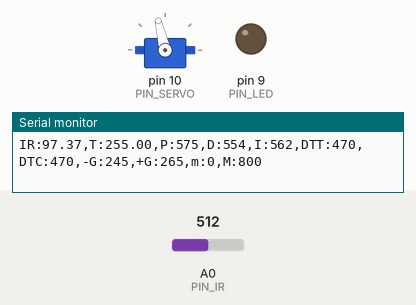
This sketch was run on a simulated Arduino Uno, built with avr-gcc and run on an emulated ATmega328P. Parts: servo, output pins drawn as LEDs (lit = HIGH), the last lines printed to the serial monitor. Inputs (shaded band) come from the test bench; at power-on: A0 (PIN_IR) = 512.

Above: at 1.05 s.
1.3 s: A0 (PIN_IR) set to 306
At 3.8 s:
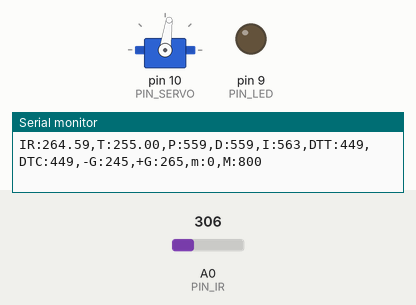
4.3 s: A0 (PIN_IR) set to 247
At 6.5 s:
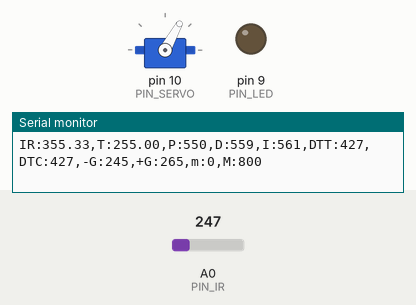
7.3 s: A0 (PIN_IR) set to 14
8.8 s: A0 (PIN_IR) set to 11
At 10.4 s:
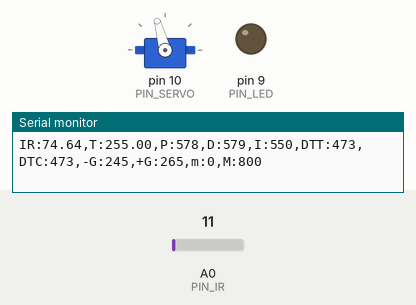
Timing chart, 0 to 11.4 s (numbered marks = the images above; inputs shaded):
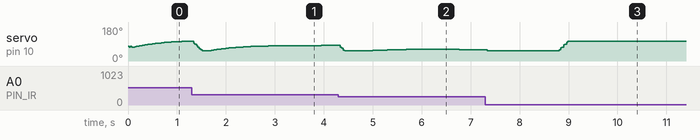

Measured:
- the behaviour switches between 13 and 12 on A0 (PIN_IR) (found by bisection; images 2 and 3)
- after the input at 8.8 s, servo on pin 10 (PIN_SERVO): 54° → 105° at once

The sketch:

pid.ino
```cpp
#include <Servo.h>
#define PIN_SERVO 10
#define PIN_IR A0
#define PIN_LED 9

#define _DIST_TARGET 257  //탁구공위치
#define _DIST_MIN 100   //거리 최소
#define _DIST_MAX 410    //거리 최대
#define _DIST_ALPHA 0.05 //EMA 필터링을 위한 알파값(0~1)

#define _DUTY_MIN 1630
#define _DUTY_NEU 1350
#define _DUTY_MAX 1100

#define _SERVO_ANGLE 45
#define _SERVO_SPEED 250

#define _INTERVAL_DIST 30  //각 event 사이에 지정한 시간 간격
#define _INTERVAL_SERVO 20
#define _INTERVAL_SERIAL 130

#define DELAY_MICROS  1500

#define _KP 2
#define _KD 100
#define _KI 0.007

#define a 83
#define b 270

Servo myservo;

float dist_target = 255; // location to send the ball
float dist_raw;
float dist_ema=0; //측정된 값과 ema 필터를 적용한 값
float samples_num = 3;

// Event periods
unsigned long last_sampling_time_dist, last_sampling_time_servo, last_sampling_time_serial;
//각 event의 진행 시간 저장 변수
bool event_dist, event_servo, event_serial;
//각 event의 시간체크를 위한 변수 (ex_20초 주기 >> 0초(True,시작), 10초(False), 20초(True))

// Servo speed control
int duty_chg_per_interval; //주기 당 서보 duty값 변화량
int duty_target, duty_curr; //목표 위치와 현재 위치
// PID variables
float error_curr, error_prev, control, pterm, dterm, iterm;

void setup() {
// initialize GPIO pins for LED and attach servo
myservo.attach(PIN_SERVO); // attach servo
pinMode(PIN_LED,OUTPUT); // initialize GPIO pins
iterm = 0;
dterm = 0;
pterm = 0;

// initialize global variables

// move servo to neutral position
myservo.writeMicroseconds(_DUTY_NEU);
duty_curr = _DUTY_NEU;
Serial.begin(57600);

// convert angle speed into duty change per interval.
  duty_chg_per_interval = (_DUTY_MIN - _DUTY_MAX) * (_SERVO_SPEED / _SERVO_ANGLE ) * (_INTERVAL_SERVO / 1000.0);
}


void loop() {

unsigned long time_curr = millis();
if(time_curr >= last_sampling_time_dist + _INTERVAL_DIST){
    last_sampling_time_dist += _INTERVAL_DIST;
    event_dist = true;
}

if(time_curr >= last_sampling_time_servo + _INTERVAL_SERVO ){
    last_sampling_time_servo += _INTERVAL_SERVO;
    event_servo = true;
}

if(time_curr >= last_sampling_time_serial + _INTERVAL_SERIAL ){
    last_sampling_time_serial += _INTERVAL_SERIAL;
    event_serial = true;
}

  if(event_dist) {
     event_dist = false;
  // get a distance reading from the distance sensor
     dist_raw = ir_distance_filtered();

  // PID control logic
    error_curr = _DIST_TARGET - dist_raw;
    pterm = _KP * error_curr;
    iterm += _KI * error_curr;
    dterm = _KD * (error_curr - error_prev);
    control = pterm + dterm + iterm;
    duty_target = _DUTY_NEU + control;


  // keep duty_target value within the range of [_DUTY_MIN, _DUTY_MAX]
    if(duty_target > _DUTY_MIN){
      duty_target = _DUTY_MIN;
    }
    else if(duty_target < _DUTY_MAX){
      duty_target = _DUTY_MAX;
    }
    error_prev = error_curr;
  }

  if(event_servo) {
    event_servo=false;
    // adjust duty_curr toward duty_target by duty_chg_per_interval
    if(duty_target>duty_curr) {
  duty_curr += duty_chg_per_interval;
  if(duty_curr > duty_target) duty_curr = duty_target;
     }
    else {
  duty_curr -= duty_chg_per_interval;
  if(duty_curr < duty_target) duty_curr = duty_target;
    }
    // update servo position
     myservo.writeMicroseconds(duty_curr);
  }

  if(event_serial) {
    event_serial = false;
    Serial.print("IR:");
    Serial.print(dist_raw);
    Serial.print(",T:");
    Serial.print(dist_target);
    Serial.print(",P:");
    Serial.print(map(pterm,-1000,1000,510,610));
    Serial.print(",D:");
    Serial.print(map(dterm,-1000,1000,510,610));
    Serial.print(",I:");
    Serial.print(map(iterm,-1000,1000,510,610));
    Serial.print(",DTT:");
    Serial.print(map(duty_target,1000,2000,410,510));
    Serial.print(",DTC:");
    Serial.print(map(duty_curr,1000,2000,410,510));
    Serial.println(",-G:245,+G:265,m:0,M:800");
  }
}

float ir_distance(void){ // return value unit: mm
  float val;
  float volt = float(analogRead(PIN_IR));
  val = ((6762.0/(volt-9.0))-4.0) * 10.0;
  return 300.0 / (b - a) * (val - a) + 100;
}
// ================
float under_noise_filter(void){ // 아래로 떨어지는 형태의 스파이크를 제거해주는 필터
  int currReading;
  int largestReading = 0;
  for (int i = 0; i < samples_num; i++) {
    currReading = ir_distance();
    if (currReading > largestReading) { largestReading = currReading; }
    // Delay a short time before taking another reading
    delayMicroseconds(DELAY_MICROS);
  }
  return largestReading;
}

float ir_distance_filtered(void){ // 아래로 떨어지는 형태의 스파이크를 제거 후, 위로 치솟는 스파이크를 제거하고 EMA필터를 적용함.
  // under_noise_filter를 통과한 값을 upper_nosie_filter에 넣어 최종 값이 나옴.
  int currReading;
  int lowestReading = 1024;
  dist_raw = ir_distance();
  for (int i = 0; i < samples_num; i++) {
    currReading = under_noise_filter();
    if (currReading < lowestReading) { lowestReading = currReading; }
  }
  // eam 필터 추가
  dist_ema = _DIST_ALPHA *lowestReading + (1-_DIST_ALPHA )*dist_ema;
  return dist_ema;
}
```
